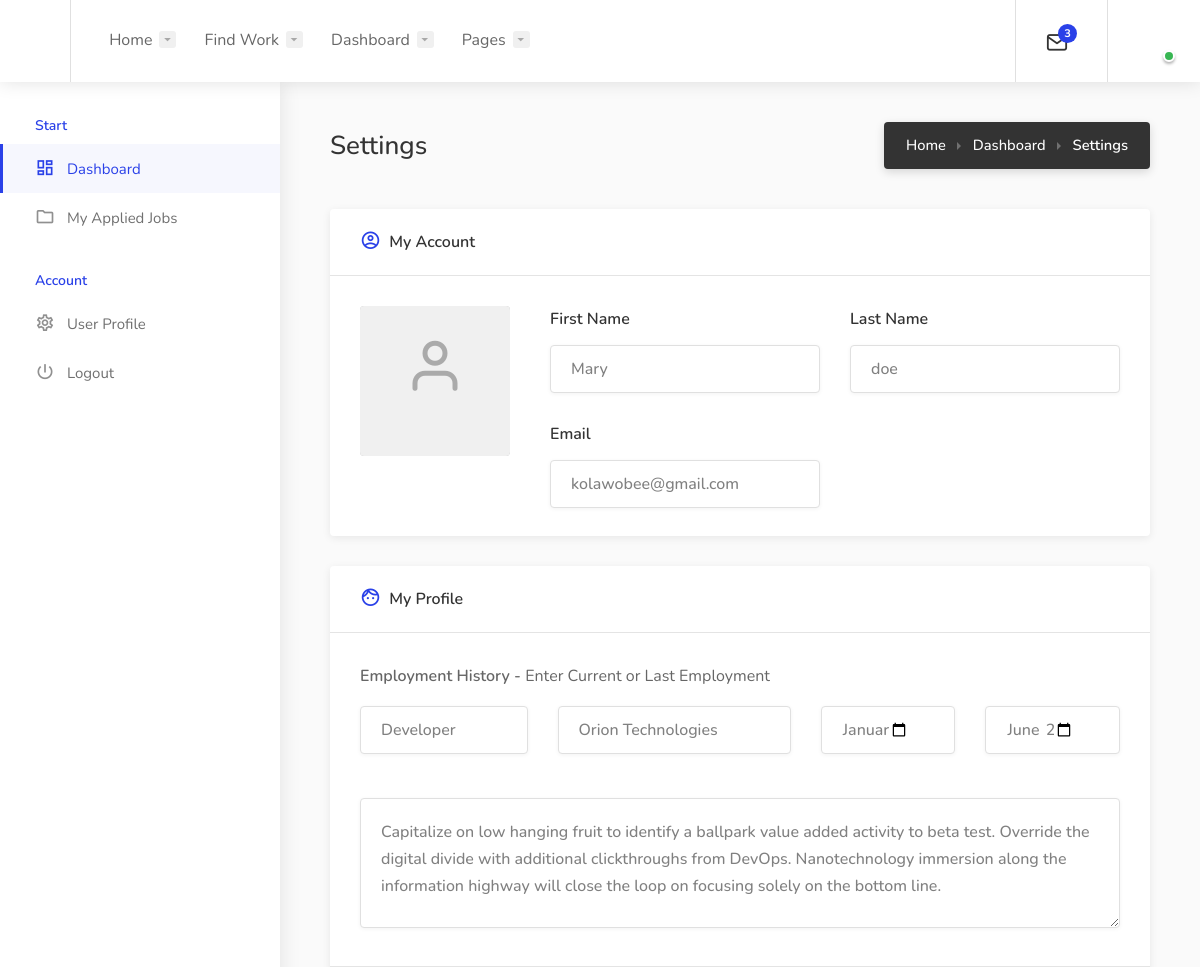
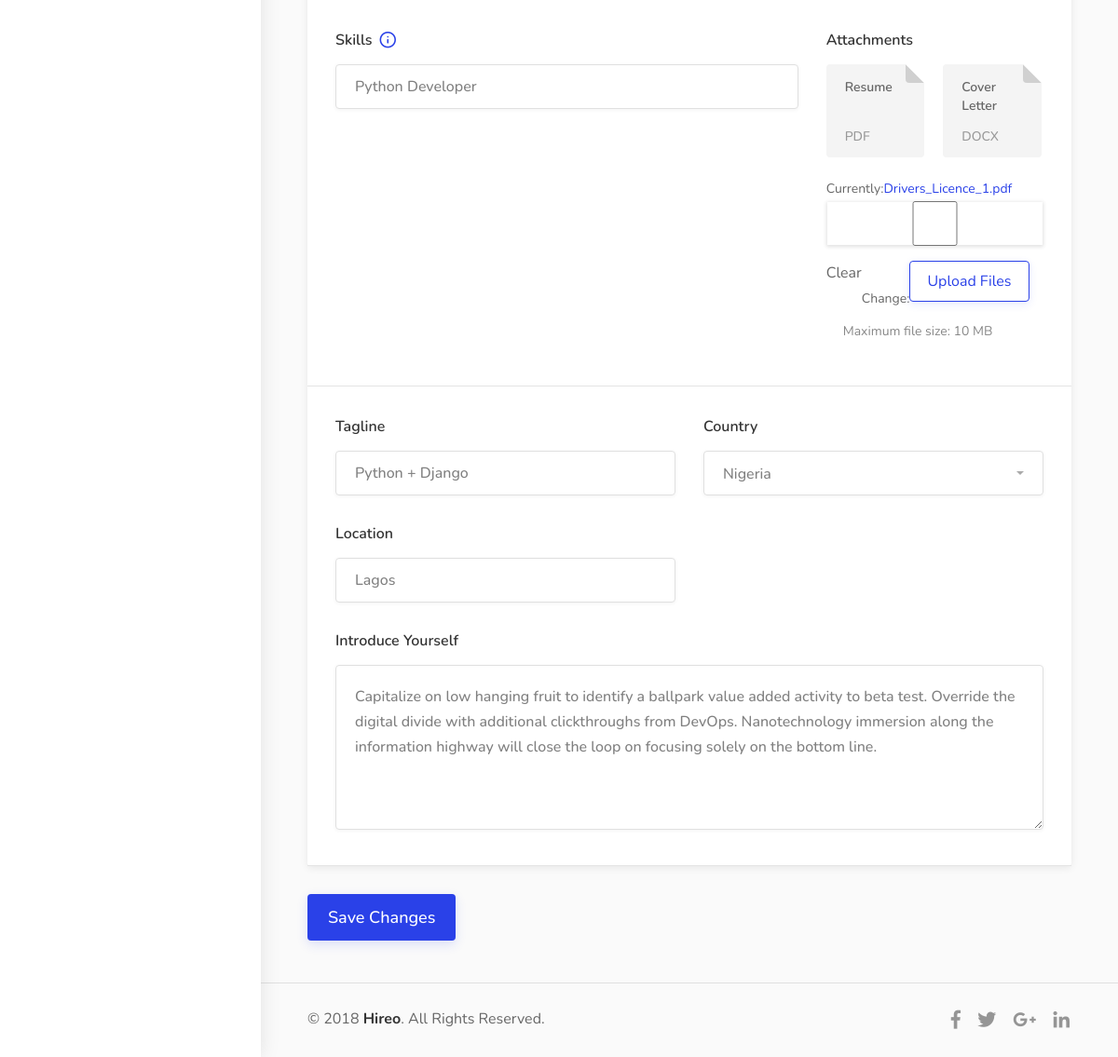
Page /profile-settings/ (signed in) on the committed database (2 pictures, top to bottom).
### techjobi/models.py (models this page shows)
class Profile(models.Model):
    user = models.OneToOneField(User, null=True, on_delete=CASCADE)
    username = models.CharField(max_length=255, blank=True, unique=True)
    profile_pic = models.ImageField(blank=True)
    first_name = models.CharField(max_length=255, blank=True)
    last_name = models.CharField(max_length=255, blank=True)
    email = models.EmailField(max_length=254, blank=True)
    skills = models.CharField(max_length=255, blank=True)
    nationality = models.CharField(max_length=255, blank=True, null=True)
    location = models.CharField(max_length=255, blank=True)
    account_type = models.CharField(max_length=255, blank=True)
    job_role = models.CharField(max_length=255, blank=True)
    company = models.CharField(max_length=255, blank=True)
    start_period = models.CharField(max_length=255, blank=True)
    end_period = models.CharField(max_length=255, blank=True)
    duty = models.TextField(blank=True)
    doc_upload = models.FileField(blank=True)
    tag = models.CharField(max_length=255, blank=True)
    intro = models.TextField(blank=True)
    company_view = models.IntegerField(blank=True, default=0)
    application_view = models.IntegerField(blank=True, default=0)
    entry_date = models.DateField(auto_now_add=True )
    update_date = models.DateField(auto_now=True)
    class Meta:
        db_table = 'profile'

### techjobi/views.py (the view, shortened to what this page needs)
# urls.py: path('profile-settings/', views.profile_settings, name='profile_settings'),
@login_required(login_url  ='index')
def profile_settings(request):
    username = str(request.user)
    details = Profile.objects.get(username=username)
    form  = ProfileForm(instance=details)
    first_name = details.first_name
    context = {"form":form,  "details":details, "first_name":first_name}
    return render(request, 'job/dashboard-settings.html', context)

### techjobi/forms.py
class ProfileForm(forms.ModelForm):
    class Meta:
        model = Profile
        fields = '__all__'
        exclude =['nationality', 'account_type', 'hourly_rate', 'user', 'username', 'application_view', 'company_view']

### techjobi/templates/job/dashboard-settings.html (shortened to what this page needs)
{% extends "base/base.html" %}
{% load widget_tweaks %}
{% load crispy_forms_tags %}
{% load static %}
		{% block header %}
		{% include "base/header.html" %}
		{% endblock %}
		{% block content %}
<div class="dashboard-container">
	<div class="dashboard-sidebar">
		<div class="dashboard-sidebar-inner" data-simplebar>
			<div class="dashboard-nav-container">
				{% block navigation %}
				{% include 'base/navigation.html' %}
				{% endblock %}
			</div>
		</div>
	</div>
	<div class="dashboard-content-container" data-simplebar>
		<div class="dashboard-content-inner" >
			<div class="dashboard-headline">
				<h3>Settings</h3>
				<nav id="breadcrumbs" class="dark">
					<ul>
						<li><a href="#">Home</a></li>
						<li><a href="{% url 'dashboard' %}">Dashboard</a></li>
						<li>Settings</li>
					</ul>
				</nav>
			</div>
			<div class="row">
			<form action="" method="post" enctype="multipart/form-data">
				<div class="col-xl-12">
					<div class="dashboard-box margin-top-0">
						<div class="headline">
							<h3><i class="icon-material-outline-account-circle"></i> My Account</h3>
						</div>
						<div class="content with-padding padding-bottom-0">
							<div class="row">
								<div class="col-auto">
									<div class="avatar-wrapper" data-tippy-placement="bottom" title="Change Avatar">
										<img class="profile-pic" src="images/user-avatar-placeholder.png" alt="" />
										<div class="upload-button"></div>
									</div>
								</div>
								<div class="col">
									<div class="row">
										<div class="col-xl-6">
											<div class="submit-field">
												<h5>First Name</h5>
												{% render_field form.first_name type="text" class="with-border"  required='required' %}
											</div>
										</div>
										<div class="col-xl-6">
											<div class="submit-field">
												<h5>Last Name</h5>
												{% render_field form.last_name type="text" class="with-border"  required='required' %}
											</div>
										</div>
										<div class="col-xl-6">
											<div class="submit-field">
												<h5>Email</h5>
												{% render_field form.email type="email" class="with-border"  required='required'  %}
											</div>
										</div>
									</div>
								</div>
							</div>
						</div>
					</div>
				</div>
				<div class="col-xl-12">
					<div class="dashboard-box">
						<div class="headline">
							<h3><i class="icon-material-outline-face"></i> My Profile</h3>
						</div>
							<ul class="fields-ul">
							<li>
								<span class="bidding-detail"><strong>Employment History - </strong> Enter Current or Last Employment</strong></span>
								<div class="row">
									<div class="col-xl-3">
										<div class="submit-field">
											<div class="input-with-icon">
												<div id="autocomplete-container">
													{% render_field form.job_role class="with-border" type="text" placeholder="Job Role" required='required' %}
												</div>
											</div>
										</div>
									</div>
									<div class="col-xl-4">
										<div class="submit-field">
											<div class="input-with-icon">
												<div id="autocomplete-container">
													{% render_field form.company class="with-border" type="text" placeholder="Employer Name" required='required' %}
												</div>
											</div>
										</div>
									</div>
									<div class="col-xl-5">
										<div class="submit-field">
											<div class="row">
												<div class="col-xl-6">
													<div class="input-with-icon">
														{% render_field form.start_period class="with-border" type="month" placeholder="Start Date" required='required' %}
													</div>
												</div>
												<div class="col-xl-6">
													<div class="input-with-icon">
														{% render_field form.end_period class="with-border" type="month" placeholder="End Date" required='required' %}
													</div>
												</div>
											</div>
										</div>
									</div>
									<div class="col-xl-12">
										<div class="submit-field">
											<div class="input-with-icon">
												<div id="autocomplete-container">
													{% render_field form.duty class="with-border"  placeholder="Job Function" rows='1' required='required' %}
												</div>
											</div>
										</div>
									</div>
		</div>
							</li>
							<li>
								<div class="row">
									<div class="col-xl-8">
										<div class="submit-field">
											<h5>Skills <i class="help-icon" data-tippy-placement="right" title="Add skills, seperate with a comma"></i></h5>
											<div class="keywords-container">
												<div class="keyword-input-container">
													{% render_field form.skills type="text" class="keyword-input with-border" placeholder="e.g. Angular, Laravel" required='required' %}
												</div>
											</div>
										</div>
									</div>
									<div class="col-xl-4">
										<div class="submit-field">
											<h5>Attachments</h5>
											<div class="attachments-container margin-top-0 margin-bottom-0">
												<div class="attachment-box ripple-effect">
													<span>Resume</span>
													<i>PDF</i>
												</div>
												<div class="attachment-box ripple-effect">
													<span>Cover Letter</span>
													<i>DOCX</i>
												</div>
											</div>
											<div class="uploadButton margin-top-0">
												{% render_field form.doc_upload class="uploadButton-input" type="file" accept="image/*, application/pdf" id="upload" multiple='multiple' %}
												<label class="uploadButton-button ripple-effect" for="upload">Upload Files</label>
												<span class="uploadButton-file-name">Maximum file size: 10 MB</span>
											</div>
										</div>
									</div>
								</div>
							</li>
							<li>
								<div class="row">
									<div class="col-xl-6">
										<div class="submit-field">
											<h5>Tagline</h5>
											{% render_field form.tag type="text" class="with-border" %}
										</div>
									</div>
									<div class="col-xl-6">
										<div class="submit-field">
											<h5>Country</h5>
											<select class="selectpicker with-border" name='nationality'  data-size="7" title="Select Job Type" data-live-search="true" required>
												<option value="Nigeria" selected>Nigeria</option>
											</select>
										</div>
									</div>
									<div class="col-xl-6">
										<div class="submit-field">
											<h5>Location</h5>
											{% render_field form.location type="text" class="with-border" required='required' %}
										</div>
									</div>
									<div class="col-xl-12">
										<div class="submit-field">
											<h5>Introduce Yourself</h5>
											{% render_field form.intro cols="30" rows="5" class="with-border" required='required' %}
										</div>
									</div>
								</div>
							</li>
						</ul>
						</div>
				</div>
				<div class="col-xl-12">
					<button type="submit" class="button ripple-effect big margin-top-30"> Save Changes</button>
				</div>
			</form>
			</div>
			<div class="dashboard-footer-spacer"></div>
			<div class="small-footer margin-top-15">
				<div class="small-footer-copyrights">
					© 2018 <strong>Hireo</strong>. All Rights Reserved.
				</div>
				<ul class="footer-social-links">
					<li>
						<a href="#" title="Facebook" data-tippy-placement="top">
							<i class="icon-brand-facebook-f"></i>
						</a>
					</li>
					<li>
						<a href="#" title="Twitter" data-tippy-placement="top">
							<i class="icon-brand-twitter"></i>
						</a>
					</li>
					<li>
						<a href="#" title="Google Plus" data-tippy-placement="top">
							<i class="icon-brand-google-plus-g"></i>
						</a>
					</li>
					<li>
						<a href="#" title="LinkedIn" data-tippy-placement="top">
							<i class="icon-brand-linkedin-in"></i>
						</a>
					</li>
				</ul>
			</div>
		</div>
	</div>
</div>
		{% endblock %}

### techjobi/templates/base/navigation.html (shortened to what this page needs)
        {% if first_name != '' %}
        <div class="dashboard-nav">
            <div class="dashboard-nav-inner">
                <ul data-submenu-title="Start">
                    <li class="active"><a href="{% url 'dashboard' %}""><i class="icon-material-outline-dashboard"></i> Dashboard</a></li>
                    {% for group in user.groups.all %}
                    {% if group.name == 'candidate' %}
                    <li><a href="{% url 'job_applied' request.user %}"><i class="icon-material-outline-folder"></i> My Applied Jobs</a></li>
                    {% endif %}
                    {% endfor %}
                </ul>
                <ul data-submenu-title="Account">
						{% for group in user.groups.all %}
						{% if group.name == 'candidate' %}
                    <li><a href="{% url 'profile_settings'  %}"><i class="icon-material-outline-settings"></i> User Profile </a></li>
                    {% else %}
                    <li><a href="{% url 'employer_settings'  %}"><i class="icon-material-outline-settings"></i> Company Profile</a></li>
                    {% endif %}
						{% endfor %}
                    <li><a href="{% url 'logout' %}"><i class="icon-material-outline-power-settings-new"></i> Logout</a></li>
                </ul>
            </div>
        </div>
        {% endif %}

### rows in the picture
Profile: first_name "Mary", last_name "doe", email "kolawobee@gmail.com", job_role "Developer", company "Orion Technologies", start_period "2021-01", end_period "2021-06", duty "Capitalize on low hanging fruit to identify a ballpark value added activity to beta test. Override the digital divide with additional clickthroughs from DevOps. Nanotechnology immersion along the information highway will close the loop on focusing solely on the bottom line.", skills "Python Developer", tag "Python + Django", location "Lagos", intro "Capitalize on low hanging fruit to identify a ballpark value added activity to beta test. Override the digital divide with additional clickthroughs from DevOps. Nanotechnology immersion along the information highway will close the loop on focusing solely on the bottom line."
